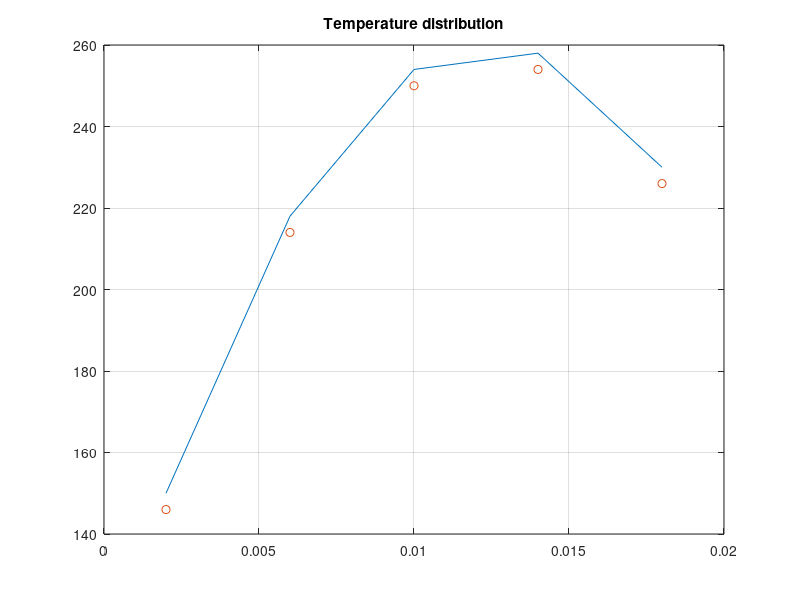

Write the MATLAB code that produced this figure.
clear all
close all
clc
commandwindow

input = struct('Area', 1, 'k', 0.5,'Ta', 100, 'Tb', 200, 'L', 2E-2, 'q', 1000E3);

n = 5; Ar = input.Area; L=input.L; k = input.k; Ta=input.Ta; Tb=input.Tb; q=input.q; 
dx = input.L/n;
x = dx/2:dx:input.L - dx/2;

%set sp = 0
%set su = q*A*L

%Su = (2*input.k*input.Area*input.Ta/dx) + (input.q*input.Area*dx)

for i = 1:n
    aW = input.k * input.Area / dx;
    aE = input.k * input.Area / dx;
    Su = input.q*input.Area*dx;
    Sp = 0;
    
    if i == 1
        A(i,i+1) = -aE;
        aW = 0;
        Sp = -2*input.k*input.Area/dx;
        %Su = 2*input.k*input.Area*input.Ta/dx;
        Su = (2*input.k*input.Area*input.Ta/dx) + (input.q*input.Area*dx)
    elseif i == n
        aE = 0; 
        A(i,i-1) = -aW;
        Sp = -2*input.k*input.Area/dx;
        %Su = 2*input.k*input.Area*input.Tb/dx;
        Su = (2*input.k*input.Area*input.Tb/dx) + (input.q*input.Area*dx)
    else
        A(i,i-1) = -aW;
        A(i,i+1) = -aE;
    end
    aP = aW + aE - Sp; 
    b(i) = Su;
    A(i,i) = aP;
    
end
B = b'; %transpose top get the column vector
A   %calculated A matric from for loop
Solution = A\B
%Texact = (input.Tb - input.Ta)/input.L*x+input.Ta;
c2=Ta; c1 = (Tb - c2)*k/L + q*L^2/(2*k) * k/L; 
Texact = -q*x.^2 / (2*k) + c1*x/(k) + c2; 


figure()
plot(x, Solution, x, Texact, 'o')
title('Temperature distribution')
axis on
grid on